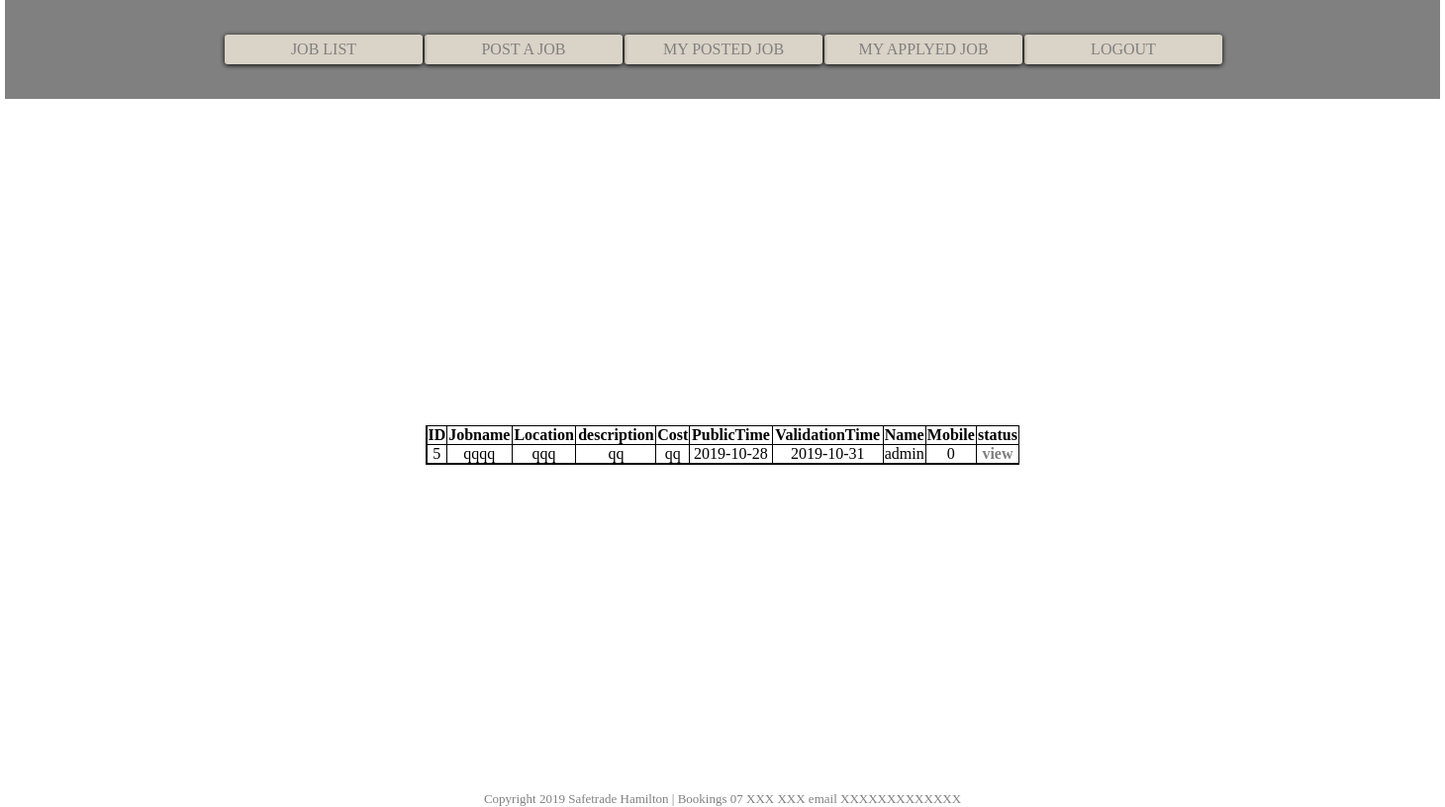
The page /myPostedJob.php (signed in) on the database its author committed.
### tables this page shows
CREATE TABLE `customer` (
  `id` int(11) NOT NULL,
  `username` varchar(255) NOT NULL,
  `mobile` int(11) NOT NULL,
  `jobname` varchar(255) NOT NULL,
  `location` varchar(255) NOT NULL,
  `description` varchar(255) NOT NULL,
  `cost` varchar(15) NOT NULL,
  `dop` date NOT NULL,
  `dov` date NOT NULL
);

### class/Customer.php (called while the page is built, shortened)
<?php
class Customer{
  public static function getPostedJob($mysqli, $username){
    $sql = "select * from customer where username = '$username'";
    $result = $mysqli->query($sql);
    $arr=array();
      while($row = $result->fetch_assoc()){
       $arr[] = $row;
      }
      return $arr;
  }
}
?>

### myPostedJob.php (the view, shortened to what this page needs)
<?php
require_once("header1.php");
$username = $_SESSION['username'];
$job = Customer::getPostedJob($mysqli,$username);
?>
<html>
<head>
    <link rel="stylesheet" href="css/hearder1.css" />
</head>
<body>
<?php if(empty($job)){
echo "<p class='abc'> You have not posted any job </p>";
}else{
    ?>
<div class="div_tb1">
         <table class="tb1" cellspacing=0px; cellpadding=0px;>
            <tr>
                <th>ID</th>
                <th>Jobname</th>
                <th>Location</th>
                <th>description</th>
                <th>Cost</th>
                <th>PublicTime</th>
                <th>ValidationTime</th>
                <th>Name</th>
                <th>Mobile</th>
                <th>status</th>
            </tr>
            <?php foreach($job as $v){ ?>
            <tr>
              <td><?php  echo $v['id'] ?></td>
              <td><?php   echo $v['jobname'] ?></td>
              <td><?php  echo $v['location'] ?></td>
              <td><?php   echo $v['description'] ?></td>
              <td><?php  echo $v['cost'] ?></td>
              <td><?php   echo $v['dop'] ?></td>
              <td><?php  echo $v['dov'] ?></td>
              <td><?php   echo $v['username'] ?></td>
              <td><?php   echo $v['mobile'] ?></td>
              <th><a href="confirm.php?id=<?php echo $v['id'] ?>">view</a></th>
            </tr>
            <?php  } ?>
        </table>
     </div>
            <?php } ?>
 <?php
include("footer.php");
?>
</body>
</html>

### css/hearder1.css (style rules this page uses)
* { margin:0; padding:0; }
.div_tb1 { display:flex; justify-content:center; align-items:center; height:700px; }
a { text-decoration: none; color:grey; }
.tb1 { border:1px solid; text-align: center; width:600px; }
.tb1 td { border-left:1px solid; border-bottom:1px solid; }
.tb1 th { border-left:1px solid; border-bottom:1px solid; }

### rows shown on the page
customer: id "5", jobname "qqqq", location "qqq", description "qq", cost "qq", dop "2019-10-28", dov "2019-10-31", username "admin", mobile "0"
